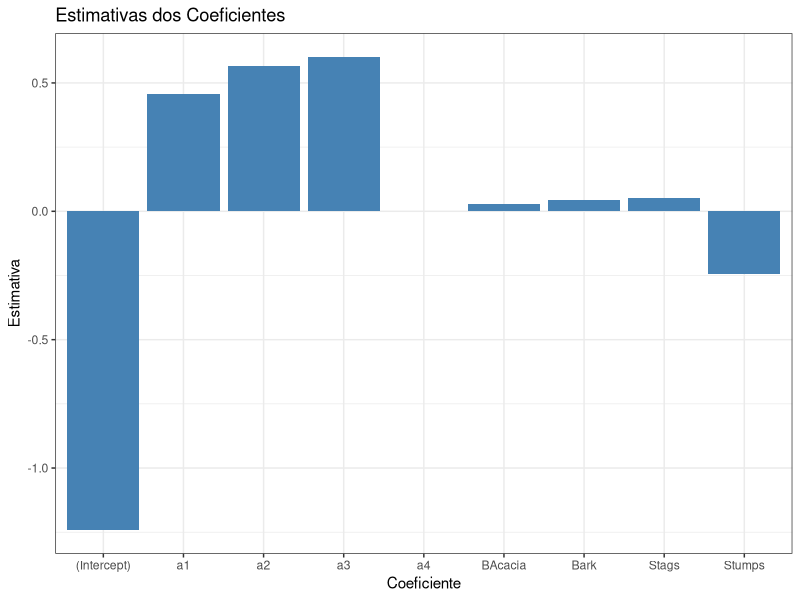

The R source for this figure:
#pip install robustbase
# Definir o espelho do CRAN
options(repos = "https://cloud.r-project.org")

# Instalar o pacote
install.packages("robustbase")
install.packages("ggplot2")

library(robustbase)
library(ggplot2)

# Visualizar possumDiv
View(possumDiv)
readline("Pressione Enter para fechar a tabela...")

# Visualizar possum.mat
View(possum.mat)

# Criar DataFrame possum40
possum40 <- as.data.frame(possum.mat)
possum40$a1 <- possum40$`NW-NE`
possum40$a2 <- possum40$`NW-SE`
possum40$a3 <- possum40$`SE-SW`
possum40$a4 <- possum40$`SW-NW`

# Ajustar o modelo de regressão
reglog <- glm(Diversity ~ Stags + BAcacia + Bark + factor(Stumps) + factor(a1) + factor(a2) + factor(a3) + factor(a4), data=possum40, family="poisson")
reglog <- glm(Diversity ~ Stags + BAcacia + Bark + Stumps + a1 + a2 + a3 + a4, data=possum40, family="poisson")

# Exibir o resumo do modelo
summary(reglog)
readline("Pressione Enter para fechar a janela...")

# Criar um gráfico dos coeficientes estimados
coef_data <- data.frame(Coeficiente = names(coef(reglog)), Estimativa = coef(reglog))
ggplot(coef_data, aes(x = Coeficiente, y = Estimativa)) +
  geom_bar(stat = "identity", fill = "steelblue") +
  labs(x = "Coeficiente", y = "Estimativa") +
  ggtitle("Estimativas dos Coeficientes") +
  theme_bw()
